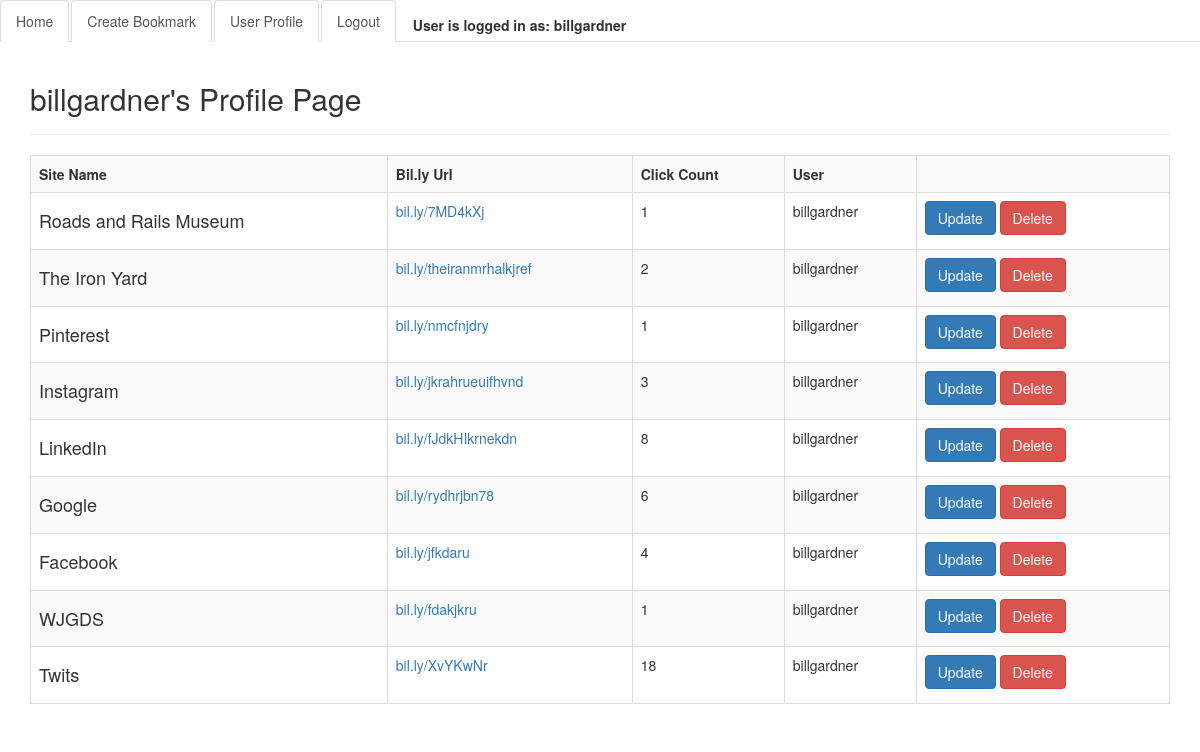
/accounts/profile/ (signed in), run on an earlier commit of the app's database.
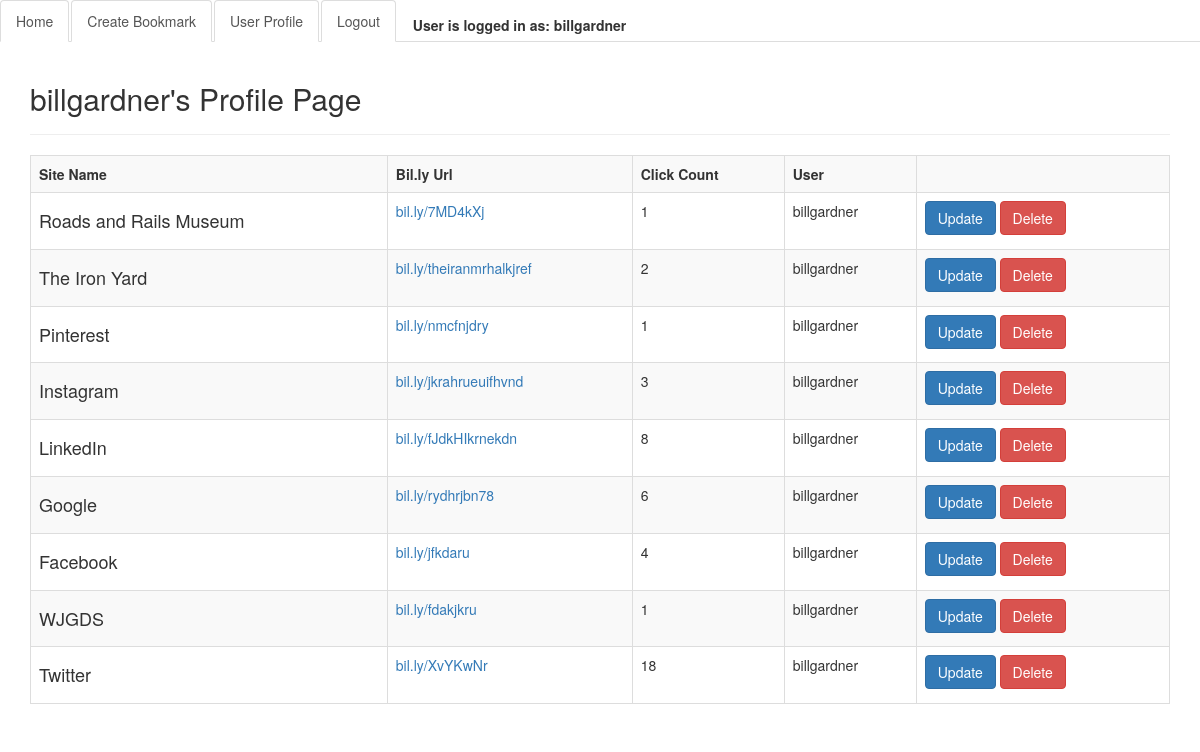
And on a later commit of the database.
### url/models.py (models this page shows, shortened)
class Url(models.Model):
    url = models.URLField()
    site_name = models.CharField(max_length=60)
    description = models.TextField()
    created = models.DateTimeField(auto_now_add=True)
    hashid = models.CharField(max_length=50)
    user = models.ForeignKey(User)
    click_count = models.IntegerField(default=0)
    class Meta:
        ordering = ['-created']

### url/views.py (the view, shortened to what this page needs)
# urls.py: url(r'^accounts/profile/$', login_required(ProfileView.as_view()), name="profile"),
class ProfileView(ListView):
    template_name = "accounts/profile.html"
    def get_queryset(self):
        return Url.objects.filter(user=self.request.user)
    class Meta:
        ordering = ['-created']

### templates/accounts/profile.html
{% extends "base.html" %}
{% block content %}
    <div class="page-header">
      <h2>{{ request.user }}'s Profile Page</h2>
    </div>
    <table class="table table-striped table-bordered">
      <tr>
          <th>Site Name</th>
          <th>Bil.ly Url</th>
          <th>Click Count</th>
          <th>User</th>
          <th></th>
      </tr>
      {% for object in object_list %}
        <tr>
            <td><h4>{{ object.site_name }}</h4></td>
            <td><a href="{% url 'redirect' object.hashid %}" target="_blank">bil.ly/{{ object.hashid }}</a></td>
            <td>{{ object.click_count }}</td>
            <td>{{ object.user }}</td>
            <td><a class= "btn btn-primary" href="{% url 'update_bookmark' object.id %}">Update</a>
            <a class= "btn btn-danger" href="{% url 'delete_bookmark' object.id %}">Delete</a></td>
        </tr>
      {% endfor %}
    </table>
{% endblock %}

What changed in the data, as far as the page shows it:
changed Url "XvYKwNr": site_name "Twits" → "Twitter"
